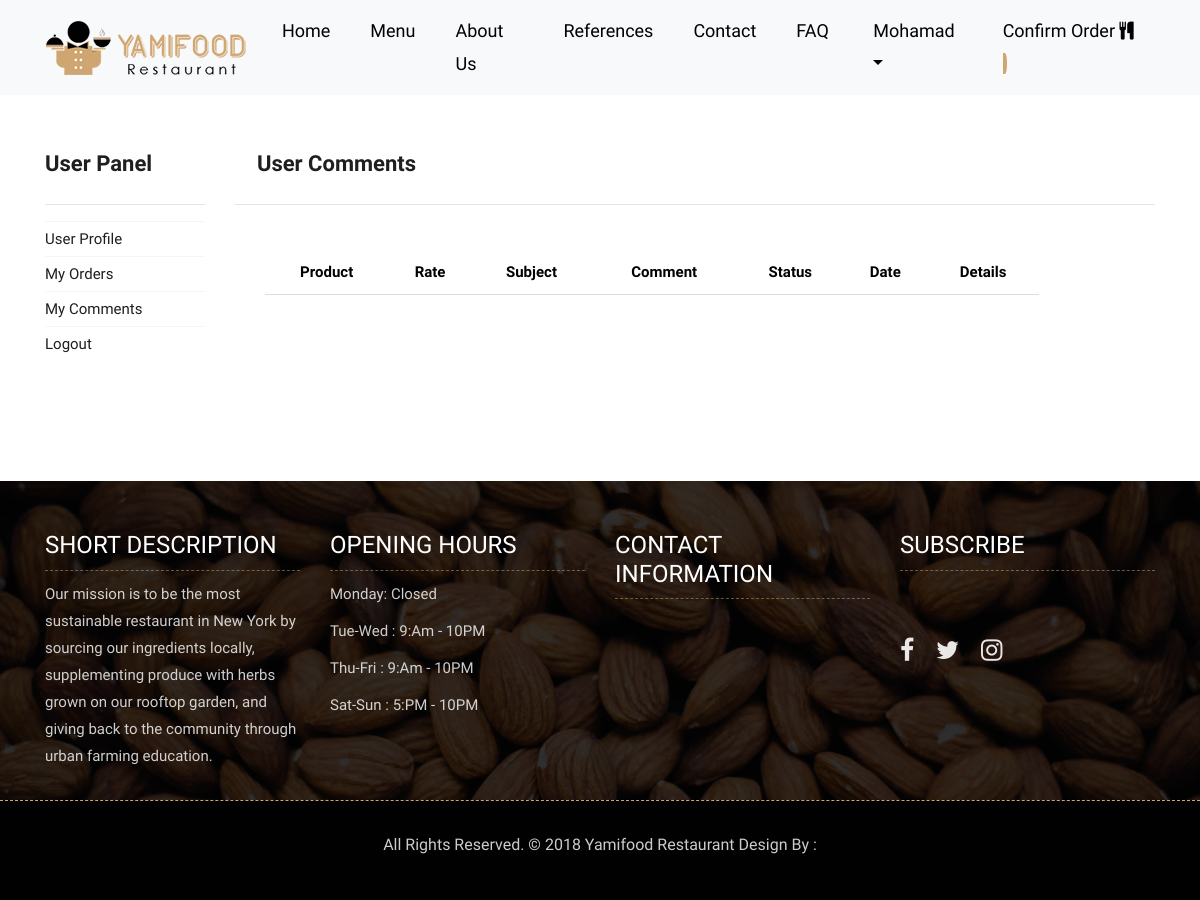
Page /user/comments/ (signed in) on the earlier database version.
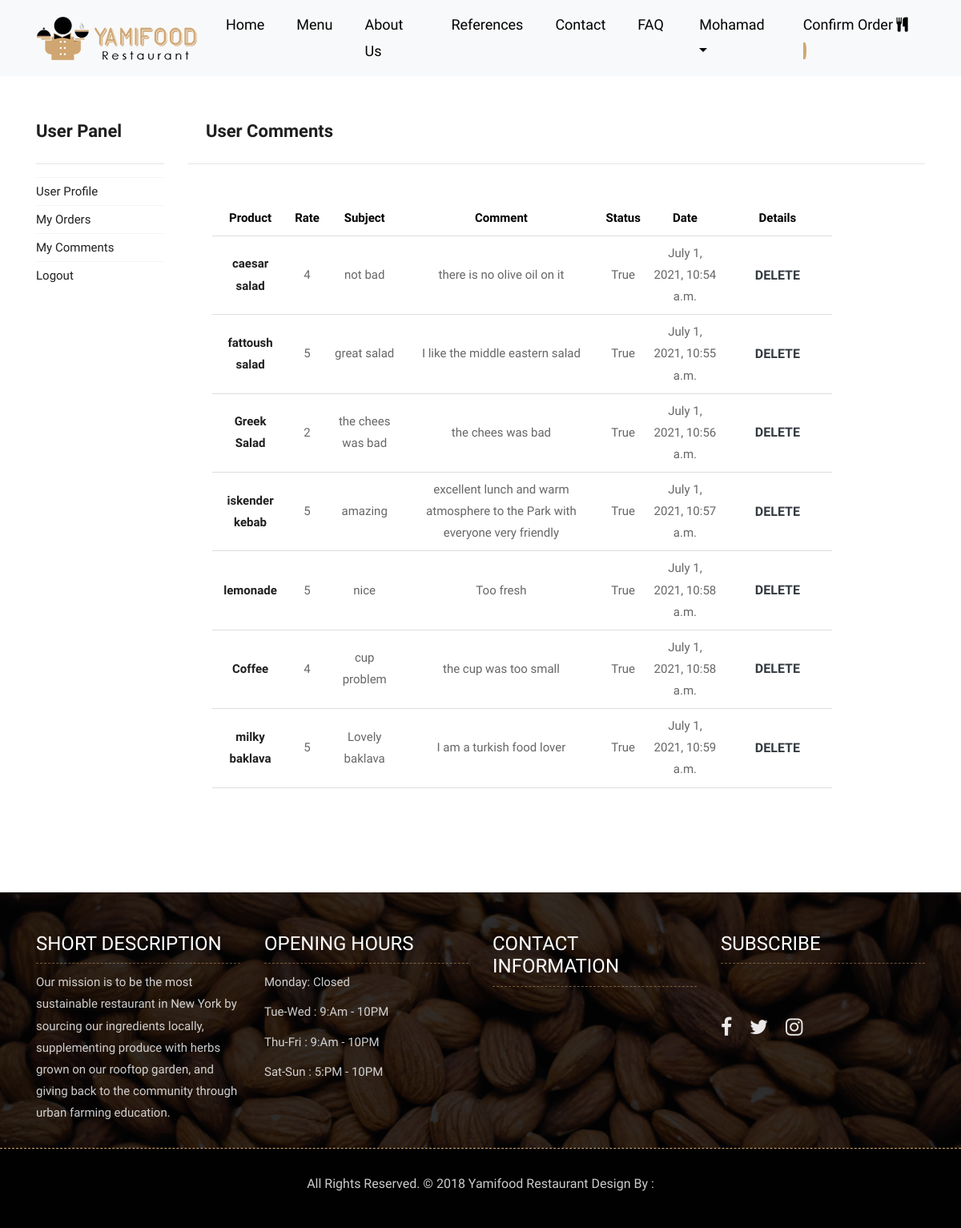
Same page on the later database version.
### product/models.py (models this page shows, shortened)
class Comment(models.Model):
    STATUS = (
        ('New', 'New'),
        ('True', 'True'),
        ('False', 'False')
    )
    product = models.ForeignKey(Product, on_delete=models.CASCADE)
    user = models.ForeignKey(User, on_delete=models.CASCADE)
    subject = models.CharField(max_length=50, blank=True)
    comment = models.TextField(blank=True, max_length=255)
    rate = models.IntegerField(blank=True)
    status = models.CharField(max_length=10, choices=STATUS,default='New')
    ip = models.CharField(max_length=20, blank=True)
    create_at = models.DateTimeField(auto_now_add=True)
    update_at = models.DateTimeField(auto_now=True)

class Product(models.Model):
    STATUS = (
        ('True', 'Evet'),
        ('False', 'Hayir')
    )
    category = models.ForeignKey(Category, on_delete=models.CASCADE)
    title = models.CharField(max_length=30)
    keywords = models.CharField(blank=True, max_length=255)
    description = models.CharField(blank=True, max_length=255)
    image = models.ImageField(blank=True, upload_to='images/')
    price = models.FloatField()
    slug = models.SlugField(null=False, unique=True)
    detail = RichTextUploadingField()
    status = models.CharField(max_length=10, choices=STATUS)
    create_at = models.DateTimeField(auto_now_add=True)
    update_at = models.DateTimeField(auto_now=True)
    def image_tag(self):
        return mark_safe('<img src="{}" height="50"/>'.format(self.image.url))
    image_tag.short_description = 'Image'

### user/views.py (the view)
# urls.py: path('comments/', views.comments, name='comments'),
@login_required(login_url='/login')
def comments(request):
    category = Category.objects.all()
    current_user = request.user
    comments = Comment.objects.filter(user_id=current_user.id)
    context = {
        'category': category,
        'comments': comments,
    }
    return render(request, 'user_comments.html', context)

### user/templates/user_comments.html (shortened to what this page needs)
{% extends "homebase.html" %}
{% load static %}
{% block content %}
    <br><br><br>
	<div class="about-section-box">
		<div class="container">
			<div class="row">
                <div class="col-xl-2 col-lg-2 col-md-6 col-sm-8 col-12 blog-sidebar">
					{% include "user_panel.html" %}
				</div>
                <div class="col-xl-10 col-lg-10 col-12">
                    <h2 style="font-weight: bold">&nbsp;&nbsp;&nbsp; User Comments</h2>
                    <hr>
					<div class="blog-inner-details-page">
						<div class="blog-inner-box">
							<div class="inner-blog-detail details-page">
								<table style="width: 90%">
                                    <tr>
                                        <th style="color: black;padding: 8px;border-bottom: 1px solid #ddd;" class="text-center">Product</th>
                                        <th style="color: black;padding: 8px;border-bottom: 1px solid #ddd;" class="text-center">Rate</th>
                                        <th style="color: black;padding: 8px;border-bottom: 1px solid #ddd;" class="text-center">Subject</th>
                                        <th style="color: black;padding: 8px;border-bottom: 1px solid #ddd;" class="text-center">Comment</th>
                                        <th style="color: black;padding: 8px;border-bottom: 1px solid #ddd;" class="text-center">Status</th>
                                        <th style="color: black;padding: 8px;border-bottom: 1px solid #ddd;" class="text-center">Date</th>
                                        <th style="color: black;padding: 8px;border-bottom: 1px solid #ddd;" class="text-center">Details</th>
                                    </tr>
                                    {% for rs in comments %}
                                        <tr>
                                            <td style="padding: 8px;border-bottom: 1px solid #ddd;" class="thumb text-center">
                                                <a href="/product/{{ rs.product_id }}/{{ rs.product.slug }}">
                                                    <b>{{ rs.product.title }}</b>
                                                </a>
                                            </td>
                                            <td style="padding: 8px;border-bottom: 1px solid #ddd;" class="thumb text-center">{{ rs.rate }}</td>
                                            <td style="padding: 8px;border-bottom: 1px solid #ddd;" class="thumb text-center">{{ rs.subject }}</td>
                                            <td style="padding: 8px;border-bottom: 1px solid #ddd;" class="thumb text-center">{{ rs.comment }}</td>
                                            <td style="padding: 8px;border-bottom: 1px solid #ddd;" class="thumb text-center">{{ rs.status }}</td>
                                            <td style="padding: 8px;border-bottom: 1px solid #ddd;" class="thumb text-center">{{ rs.create_at }}</td>
                                            <td style="padding: 8px;border-bottom: 1px solid #ddd;" class="thumb text-center"><a class="btn btn-outline-dark" href="/user/deletecomment/{{ rs.id }}" onclick="return confirm('Do you ant to Delete this order !!')"> Delete</a></td>
                                        </tr>
                                    {% endfor %}
                                </table>
							</div>
						</div>
					</div>
				</div>
			</div>
		</div>
	</div>
{% endblock %}

Differences in the rows shown:
added Comment: product "caesar salad", rate "4", subject "not bad", comment "there is no olive oil on it", status "True", create_at "July 1, 2021, 10:54 a.m."
added Comment: product "fattoush salad", rate "5", subject "great salad", comment "I like the middle eastern salad", status "True", create_at "July 1, 2021, 10:55 a.m."
added Comment: product "Greek Salad", rate "2", subject "the chees was bad", comment "the chees was bad", status "True", create_at "July 1, 2021, 10:56 a.m."
added Comment: product "iskender kebab", rate "5", subject "amazing", comment "excellent lunch and warm atmosphere to the Park with everyone very friendly", status "True", create_at "July 1, 2021, 10:57 a.m."
added Comment: product "lemonade", rate "5", subject "nice", comment "Too fresh", status "True", create_at "July 1, 2021, 10:58 a.m."
added Comment: product "Coffee", rate "4", subject "cup problem", comment "the cup was too small", status "True", create_at "July 1, 2021, 10:58 a.m."
added Comment: product "milky baklava", rate "5", subject "Lovely baklava", comment "I am a turkish food lover", status "True", create_at "July 1, 2021, 10:59 a.m."
